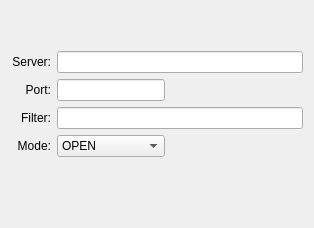
     <widget class="QWidget" name="cluster_tab">
      <attribute name="title">
       <string>Cluster</string>
      </attribute>
      <layout class="QGridLayout" name="gridLayout_5">
       <item row="5" column="0">
        <spacer name="horizontalSpacer_7">
         <property name="orientation">
          <enum>Qt::Horizontal</enum>
         </property>
         <property name="sizeHint" stdset="0">
          <size>
           <width>40</width>
           <height>20</height>
          </size>
         </property>
        </spacer>
       </item>
       <item row="6" column="1">
        <spacer name="verticalSpacer_7">
         <property name="orientation">
          <enum>Qt::Vertical</enum>
         </property>
         <property name="sizeHint" stdset="0">
          <size>
           <width>20</width>
           <height>40</height>
          </size>
         </property>
        </spacer>
       </item>
       <item row="5" column="4">
        <spacer name="horizontalSpacer_11">
         <property name="orientation">
          <enum>Qt::Horizontal</enum>
         </property>
         <property name="sizeHint" stdset="0">
          <size>
           <width>40</width>
           <height>20</height>
          </size>
         </property>
        </spacer>
       </item>
       <item row="5" column="3">
        <spacer name="horizontalSpacer_9">
         <property name="orientation">
          <enum>Qt::Horizontal</enum>
         </property>
         <property name="sizeHint" stdset="0">
          <size>
           <width>40</width>
           <height>20</height>
          </size>
         </property>
        </spacer>
       </item>
       <item row="5" column="5">
        <spacer name="horizontalSpacer_10">
         <property name="orientation">
          <enum>Qt::Horizontal</enum>
         </property>
         <property name="sizeHint" stdset="0">
          <size>
           <width>40</width>
           <height>20</height>
          </size>
         </property>
        </spacer>
       </item>
       <item row="5" column="1">
        <spacer name="horizontalSpacer_8">
         <property name="orientation">
          <enum>Qt::Horizontal</enum>
         </property>
         <property name="sizeHint" stdset="0">
          <size>
           <width>40</width>
           <height>20</height>
          </size>
         </property>
        </spacer>
       </item>
       <item row="0" column="1">
        <spacer name="verticalSpacer_6">
         <property name="orientation">
          <enum>Qt::Vertical</enum>
         </property>
         <property name="sizeHint" stdset="0">
          <size>
           <width>20</width>
           <height>40</height>
          </size>
         </property>
        </spacer>
       </item>
       <item row="4" column="0">
        <widget class="QLabel" name="label_21">
         <property name="text">
          <string>Mode:</string>
         </property>
         <property name="alignment">
          <set>Qt::AlignRight|Qt::AlignTrailing|Qt::AlignVCenter</set>
         </property>
        </widget>
       </item>
       <item row="3" column="0">
        <widget class="QLabel" name="label_20">
         <property name="text">
          <string>Filter:</string>
         </property>
         <property name="alignment">
          <set>Qt::AlignRight|Qt::AlignTrailing|Qt::AlignVCenter</set>
         </property>
        </widget>
       </item>
       <item row="2" column="0">
        <widget class="QLabel" name="label_8">
         <property name="text">
          <string>Port:</string>
         </property>
         <property name="alignment">
          <set>Qt::AlignRight|Qt::AlignTrailing|Qt::AlignVCenter</set>
         </property>
        </widget>
       </item>
       <item row="1" column="0">
        <widget class="QLabel" name="label_5">
         <property name="text">
          <string>Server:</string>
         </property>
         <property name="alignment">
          <set>Qt::AlignRight|Qt::AlignTrailing|Qt::AlignVCenter</set>
         </property>
        </widget>
       </item>
       <item row="1" column="1" colspan="5">
        <widget class="QLineEdit" name="cluster_server_field"/>
       </item>
       <item row="3" column="1" colspan="5">
        <widget class="QLineEdit" name="cluster_filter"/>
       </item>
       <item row="4" column="1" colspan="2">
        <widget class="QComboBox" name="cluster_mode">
         <item>
          <property name="text">
           <string>OPEN</string>
          </property>
         </item>
         <item>
          <property name="text">
           <string>FILTER</string>
          </property>
         </item>
        </widget>
       </item>
       <item row="2" column="1" colspan="2">
        <widget class="QLineEdit" name="cluster_port_field"/>
       </item>
      </layout>
     </widget>
